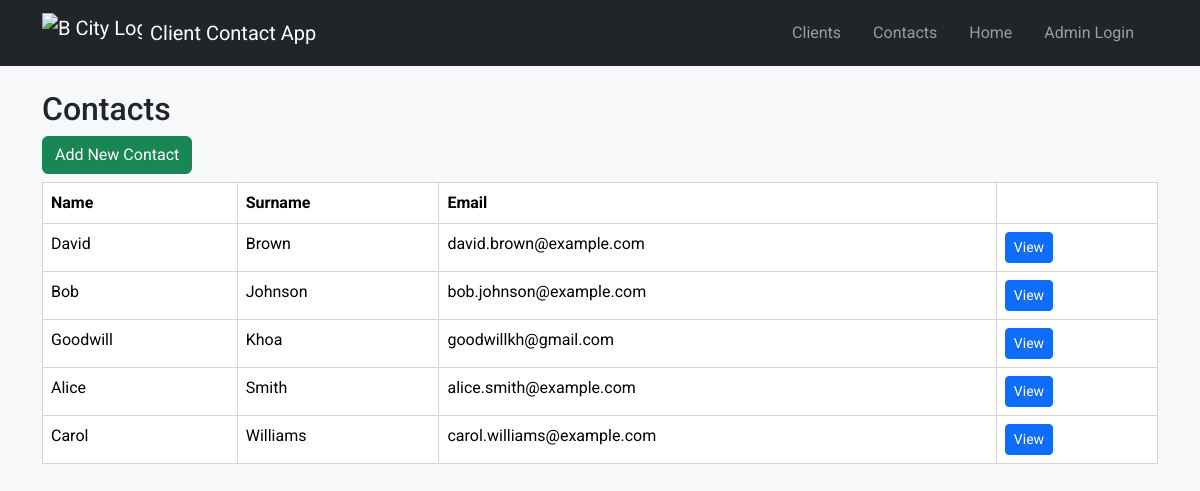
/contacts/, run on the app's committed database.
### models/contact.py (models this page shows, shortened)
class Contact(db.Model):
    __tablename__ = 'contact'
    id = db.Column(db.Integer, primary_key=True)
    name = db.Column(db.String, nullable=False)
    surname = db.Column(db.String, nullable=False)
    email = db.Column(db.String, nullable=False, unique=True) # <-- This will make sure the email is unique!
    clients = db.relationship(
        'Client',
        secondary='client_contact',
        back_populates='contacts'
    )

### routes/contact.py (the view)
@contact_bp.route('/')
def list_contacts():
    contacts = Contact.query.order_by(Contact.surname, Contact.name).all()
    return render_template('contact_list.html', contacts=contacts)

### templates/contact_list.html
{% extends 'base.html' %}
{% block content %}
<h2>Contacts</h2>
<a href="{{ url_for('contact.create_contact') }}" class="btn btn-success mb-2">Add New Contact</a>
<table class="table custom-compact-table">
    <thead>
        <tr>
            <th>Name</th>
            <th>Surname</th>
            <th>Email</th>
            <th></th>
        </tr>
    </thead>
    <tbody>
        {% for contact in contacts %}
        <tr>
            <td>{{ contact.name }}</td>
            <td>{{ contact.surname }}</td>
            <td>{{ contact.email }}</td>
            <td align="center">
                <a href="{{ url_for('contact.view_contact', contact_id=contact.id) }}" class="btn btn-sm btn-primary">View</a>
            </td>
        </tr>
        {% endfor %}
    </tbody>
</table>
{% endblock %}

### static/css/style.css (style rules this page uses)
body { font-family: Arial, sans-serif; background: #f6f8fa; margin: 0; padding: 0; }
table { border-collapse: collapse; width: 100%; margin-bottom: 2em; }
th, td { border: 1px solid #d1d5da; padding: 0.5em 1em; text-align: left; }
th { background: #f3f4f6; }

### data on the page
Contact: name "David", surname "Brown", email "david.brown@example.com"
Contact: name "Bob", surname "Johnson", email "bob.johnson@example.com"
Contact: name "Goodwill", surname "Khoa", email "goodwillkh@gmail.com"
Contact: name "Alice", surname "Smith", email "alice.smith@example.com"
Contact: name "Carol", surname "Williams", email "carol.williams@example.com"
